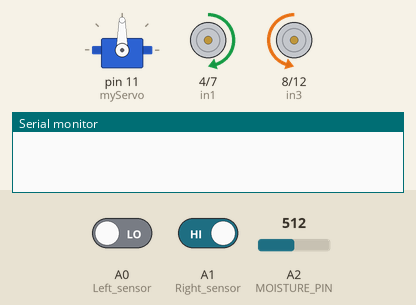
This sketch was run on a simulated Arduino Uno, built with avr-gcc and run on an emulated ATmega328P. On the bench: servo, motor-driver pin pairs drawn as motors (green arrow = first pin HIGH = forward, orange = second pin HIGH = backward, longer = more drive, scaled by the enable pin), the last lines printed to the serial monitor. Inputs (shaded band) come from the test bench; at power-on: A0 (Left_sensor) LOW, A1 (Right_sensor) HIGH, A2 (MOISTURE_PIN) = 512.

Above: at 1.2 s.
1.3 s: A0 (Left_sensor) driven HIGH
At 7.3 s:
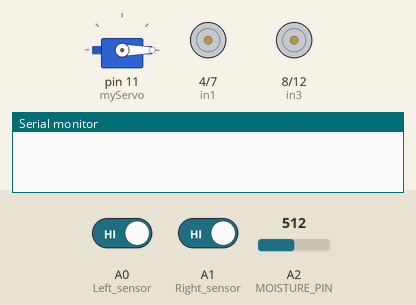
At 9.6 s:
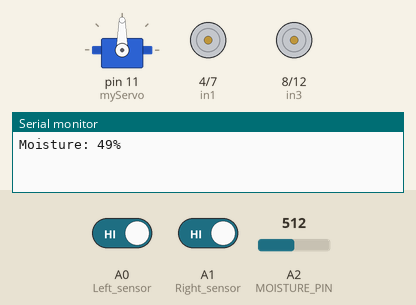
Timing chart, 0 to 24.8 s (numbered marks = the images above; inputs shaded):
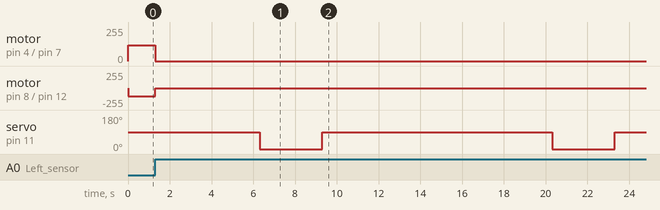

The sketch:

moisture_bot_success.ino
```cpp
#include <Servo.h>

#define in1 4
#define in2 7
#define in3 8
#define in4 12
#define enA 5 // PWM
#define enB 3 // PWM
#define MOISTURE_PIN A2  // Moisture sensor analog pin

int M1_Speed = 80; // Speed of motor 1
int M2_Speed = 80; // Speed of motor 2
int LeftRotationSpeed = 120;  // Left Rotation Speed
int RightRotationSpeed = 120; // Right Rotation Speed

Servo myServo; // Create a Servo object

void setup() {
  pinMode(in1, OUTPUT);
  pinMode(in2, OUTPUT);
  pinMode(in3, OUTPUT);
  pinMode(in4, OUTPUT);
  pinMode(enA, OUTPUT);
  pinMode(enB, OUTPUT);

  pinMode(A0, INPUT); // Left sensor
  pinMode(A1, INPUT); // Right sensor
  pinMode(MOISTURE_PIN, INPUT); // Moisture sensor

  myServo.attach(11); // Attach the servo to pin 11
  myServo.write(90);  // Initialize the servo position to 90°

  Serial.begin(9600); // Start Serial Communication for Bluetooth module
}

void loop() {
  int LEFT_SENSOR = digitalRead(A0);
  int RIGHT_SENSOR = digitalRead(A1);

  if (RIGHT_SENSOR == 0 && LEFT_SENSOR == 0) {
    forward(); // Move forward
  } else if (RIGHT_SENSOR == 0 && LEFT_SENSOR == 1) {
    right(); // Turn right
  } else if (RIGHT_SENSOR == 1 && LEFT_SENSOR == 0) {
    left(); // Turn left
  } else if (RIGHT_SENSOR == 1 && LEFT_SENSOR == 1) {
    Stop();  // Stop movement
    delay(5000); // Wait
    servofunction(); // Move servo and take moisture reading
    delay(5000); // Wait before moving forward
    forward(); // Move forward after operation
  }
}

void servofunction() {
  myServo.write(0);  // Rotate servo to 0°
  delay(3000);       // Wait for 3 seconds

  sendMoistureData(); // Read and send moisture data

  myServo.write(90);  // Rotate servo back to 90°
  delay(1000);        // Brief delay to complete movement
}

void forward() {
  digitalWrite(in1, HIGH);
  digitalWrite(in2, LOW);
  digitalWrite(in3, HIGH);
  digitalWrite(in4, LOW);
  analogWrite(enA, M1_Speed);
  analogWrite(enB, M2_Speed);
}

void backward() {
  digitalWrite(in1, LOW);
  digitalWrite(in2, HIGH);
  digitalWrite(in3, LOW);
  digitalWrite(in4, HIGH);
  analogWrite(enA, M1_Speed);
  analogWrite(enB, M2_Speed);
}

void right() {
  digitalWrite(in1, LOW);
  digitalWrite(in2, HIGH);
  digitalWrite(in3, HIGH);
  digitalWrite(in4, LOW);
  analogWrite(enA, LeftRotationSpeed);
  analogWrite(enB, RightRotationSpeed);
}

void left() {
  digitalWrite(in1, HIGH);
  digitalWrite(in2, LOW);
  digitalWrite(in3, LOW);
  digitalWrite(in4, HIGH);
  analogWrite(enA, LeftRotationSpeed);
  analogWrite(enB, RightRotationSpeed);
}

void Stop() {
  digitalWrite(in1, LOW);
  digitalWrite(in2, LOW);
  digitalWrite(in3, LOW);
  digitalWrite(in4, LOW);
}

void sendMoistureData() {
  int moistureValue = analogRead(MOISTURE_PIN);  // Read raw sensor value (0-1023)
  int moisturePercent = map(moistureValue, 1023, 0, 0, 100);  // Convert to %

  Serial.print("Moisture: ");
  Serial.print(moisturePercent);
  Serial.println("%");

  if (moisturePercent < 5) {
    Serial.println("irrigate");  // Send irrigation alert if moisture is below 5%
  }
}
```

Measured:
- after the input at 1.3 s, motor on pin 4 (in1) / pin 7 (in2): forward 120/255 → stopped at once; motor on pin 8 (in3) / pin 12 (in4): backward 120/255 → stopped at once; servo on pin 11 (myServo): alternates 90° for 11.0 s and 0° for 3.0 s, starting after 5.0 s
